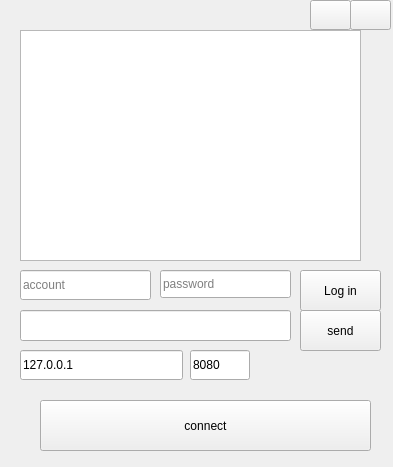
<?xml version="1.0" encoding="UTF-8"?>
<ui version="4.0">
 <class>tcpClient_widget</class>
 <widget class="QWidget" name="tcpClient_widget">
  <property name="geometry">
   <rect>
    <x>0</x>
    <y>0</y>
    <width>393</width>
    <height>467</height>
   </rect>
  </property>
  <property name="windowTitle">
   <string>Form</string>
  </property>
  <property name="styleSheet">
   <string notr="true">QPushButton#send_pushButton
{
	border-image:url(:/pic/pic/button_login_normal.png)0 0 0 0 strecth strecth
}
QPushButton#send_pushButton:hover
{
	border-image:url(:/pic/pic/button_login_hover.png)0 0 0 0 strecth strecth
}
QPushButton#send_pushButton:pressed
{
	border-image:url(:/pic/pic/button_login_down.png)0 0 0 0 strecth strecth
}
QPushButton#connect_pushButton
{
	border-image:url(:/pic/pic/button_login_normal.png)0 0 0 0 strecth strecth
}
QPushButton#connect_pushButton:hover
{
	border-image:url(:/pic/pic/button_login_hover.png)0 0 0 0 strecth strecth
}
QPushButton#connect_pushButton:pressed
{
	border-image:url(:/pic/pic/button_login_down.png)0 0 0 0 strecth strecth
}
QPushButton#pushButton
{
	border-image:url(:/pic/pic/btn_close_normal.png)0 0 0 0 strecth strecth
}
QPushButton#pushButton:hover
{
	border-image:url(:/pic/pic/btn_close_highlight.png)0 0 0 0 strecth strecth
}
QPushButton#pushButton:pressed
{
	border-image:url(:/pic/pic/btn_close_down.png)0 0 0 0 strecth strecth
}
QPushButton#pushButton_2
{
	border-image:url(:/pic/pic/btn_mini_normal.png)0 0 0 0 strecth strecth
}
QPushButton#pushButton_2:hover
{
	border-image:url(:/pic/pic/btn_mini_highlight.png)0 0 0 0 strecth strecth
}
QPushButton#pushButton_2:pressed
{
	border-image:url(:/pic/pic/btn_mini_down.png)0 0 0 0 strecth strecth
}
QPushButton#logInButton
{
	border-image:url(:/pic/pic/button_login_normal.png)0 0 0 0 strecth strecth
}
QPushButton#logInButton:hover
{
	border-image:url(:/pic/pic/button_login_hover.png)0 0 0 0 strecth strecth
}
QPushButton#logInButton:pressed
{
	border-image:url(:/pic/pic/button_login_down.png)0 0 0 0 strecth strecth
}</string>
  </property>
  <widget class="QPushButton" name="pushButton">
   <property name="geometry">
    <rect>
     <x>350</x>
     <y>0</y>
     <width>41</width>
     <height>30</height>
    </rect>
   </property>
   <property name="text">
    <string/>
   </property>
  </widget>
  <widget class="QPushButton" name="pushButton_2">
   <property name="geometry">
    <rect>
     <x>310</x>
     <y>0</y>
     <width>41</width>
     <height>30</height>
    </rect>
   </property>
   <property name="text">
    <string/>
   </property>
  </widget>
  <widget class="QListWidget" name="listWidget">
   <property name="geometry">
    <rect>
     <x>20</x>
     <y>30</y>
     <width>341</width>
     <height>231</height>
    </rect>
   </property>
  </widget>
  <widget class="QLineEdit" name="nameLineEdit">
   <property name="geometry">
    <rect>
     <x>20</x>
     <y>270</y>
     <width>131</width>
     <height>30</height>
    </rect>
   </property>
   <property name="placeholderText">
    <string>account</string>
   </property>
  </widget>
  <widget class="QPushButton" name="connect_pushButton">
   <property name="geometry">
    <rect>
     <x>40</x>
     <y>400</y>
     <width>331</width>
     <height>51</height>
    </rect>
   </property>
   <property name="text">
    <string>connect</string>
   </property>
  </widget>
  <widget class="QLineEdit" name="send_lineEdit">
   <property name="geometry">
    <rect>
     <x>20</x>
     <y>310</y>
     <width>271</width>
     <height>31</height>
    </rect>
   </property>
  </widget>
  <widget class="QPushButton" name="send_pushButton">
   <property name="geometry">
    <rect>
     <x>300</x>
     <y>310</y>
     <width>81</width>
     <height>41</height>
    </rect>
   </property>
   <property name="text">
    <string>send</string>
   </property>
  </widget>
  <widget class="QLineEdit" name="iplineEdit">
   <property name="geometry">
    <rect>
     <x>20</x>
     <y>350</y>
     <width>163</width>
     <height>30</height>
    </rect>
   </property>
   <property name="text">
    <string>127.0.0.1</string>
   </property>
   <property name="readOnly">
    <bool>true</bool>
   </property>
  </widget>
  <widget class="QLineEdit" name="portlineEdit">
   <property name="geometry">
    <rect>
     <x>190</x>
     <y>350</y>
     <width>60</width>
     <height>30</height>
    </rect>
   </property>
   <property name="maximumSize">
    <size>
     <width>60</width>
     <height>16777215</height>
    </size>
   </property>
   <property name="text">
    <string>8080</string>
   </property>
   <property name="readOnly">
    <bool>true</bool>
   </property>
  </widget>
  <widget class="QLabel" name="label">
   <property name="geometry">
    <rect>
     <x>0</x>
     <y>0</y>
     <width>391</width>
     <height>471</height>
    </rect>
   </property>
   <property name="text">
    <string/>
   </property>
   <property name="pixmap">
    <pixmap resource="pic.qrc">:/pic/pic/1.jpg</pixmap>
   </property>
  </widget>
  <widget class="QLineEdit" name="pswLineEdit">
   <property name="geometry">
    <rect>
     <x>160</x>
     <y>270</y>
     <width>131</width>
     <height>28</height>
    </rect>
   </property>
   <property name="echoMode">
    <enum>QLineEdit::Password</enum>
   </property>
   <property name="placeholderText">
    <string>password</string>
   </property>
  </widget>
  <widget class="QPushButton" name="logInButton">
   <property name="geometry">
    <rect>
     <x>300</x>
     <y>270</y>
     <width>81</width>
     <height>41</height>
    </rect>
   </property>
   <property name="text">
    <string>Log in</string>
   </property>
  </widget>
  <zorder>label</zorder>
  <zorder>pushButton</zorder>
  <zorder>pushButton_2</zorder>
  <zorder>listWidget</zorder>
  <zorder>nameLineEdit</zorder>
  <zorder>connect_pushButton</zorder>
  <zorder>send_lineEdit</zorder>
  <zorder>send_pushButton</zorder>
  <zorder>iplineEdit</zorder>
  <zorder>portlineEdit</zorder>
  <zorder>pswLineEdit</zorder>
  <zorder>logInButton</zorder>
 </widget>
 <resources>
  <include location="pic.qrc"/>
 </resources>
 <connections>
  <connection>
   <sender>pushButton</sender>
   <signal>clicked()</signal>
   <receiver>tcpClient_widget</receiver>
   <slot>close()</slot>
   <hints>
    <hint type="sourcelabel">
     <x>487</x>
     <y>23</y>
    </hint>
    <hint type="destinationlabel">
     <x>496</x>
     <y>56</y>
    </hint>
   </hints>
  </connection>
 </connections>
</ui>
